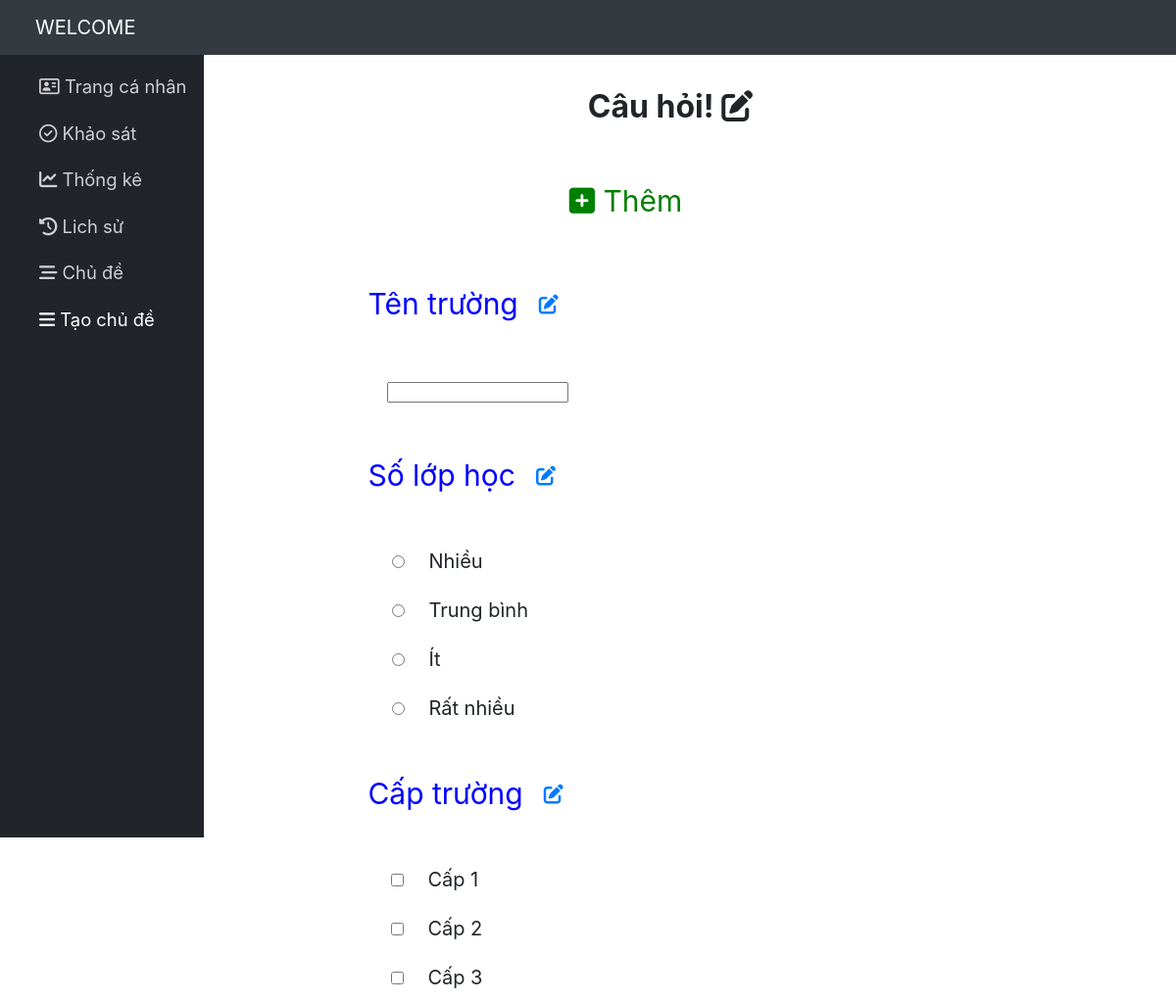
The app's page /admin/cauhoidangtao.php?id=1&ic=4 with its own data.
### tables this page shows
CREATE TABLE IF NOT EXISTS `cauhoi` (
`idcauhoi` int(11) NOT NULL,
  `thongtin` varchar(50) NOT NULL,
  `idloai` int(11) NOT NULL,
  `idchude` int(11) DEFAULT NULL
);

CREATE TABLE IF NOT EXISTS `traloi` (
`idtraloi` int(11) NOT NULL,
  `thongtin` varchar(50) NOT NULL,
  `idcauhoi` int(11) NOT NULL
);

### admin/cauhoidangtao.php (the view, shortened to what this page needs)
<?php
	$link = new mysqli('localhost','root','','moitruong') or die('ket noi that bai!');
	mysqli_query($link,'SET NAMES UTF8');
	include('m_top.php');
	$iduser=$_GET['id'];
	$ic=$_GET['ic'];
?>
<?php
	$query="SELECT idcauhoi,thongtin,idloai FROM cauhoi where idchude='$ic'";
	$result = mysqli_query($link,$query);
?>
<body>
	<header>
		<a class="logo" href="m_index.php">WELCOME</a>
	</header>
<ul class="thanhben">
	<li class="muc">
		<a class="trangcanhan" href="m_index.php?id=<?php echo $iduser ?>">
			<i class="far fa-address-card"></i>
			<span>Trang cá nhân</span>
        </a>
    </li>
	<li class="muc">
		<a class="khaosat" href="s_index.php?id=<?php echo $iduser ?>">
			<i class="far fa-check-circle"></i>
			<span>Khảo sát</span>
        </a>
    </li>
	<li class="muc">
		<a class="thongke" href="thongke.php?id=<?php echo $iduser ?>">
			<i class="fas fa-chart-line"></i>
			<span>Thống kê</span>
        </a>
    </li>
	<li class="muc">
		<a class="lichsu" href="lichsu.php?id=<?php echo $iduser ?>">
			<i class="fas fa-history"></i>
			<span>Lich sử</span>
        </a>
    </li>
	<li class="muc">
		<a class="chude" href="chude.php?id=<?php echo $iduser ?>">
			<i class="fas fa-stream"></i>
			<span>Chủ đề</span>
        </a>
    </li>
	<li class="muc">
		<a class="chude light" href="taochude.php?id=<?php echo $iduser ?>">
			<i class="fas fa-bars"></i>
			<span>Tạo chủ đề</span>
        </a>
    </li>
</ul>
<div class="index">
	<div class="tieude">
		<h1>Câu hỏi!   <i class="fas fa-edit"></i></h1>
	</div>
	<div class="them">
			<a class="isua" href="themchdt.php?id=<?php echo $iduser ?>&ic=<?php echo $ic ?>">
			<i class="fas fa-plus-square"></i>
			<span>Thêm</span>
			</a>
		</div>
	<div class="lthongke">
	<form action=""  method="post">
	<?php
			if(mysqli_num_rows($result)>0){
				while($row = mysqli_fetch_assoc($result)){ ?>
					<table>
					<tr>
						<td><p class = "cauhoi"><?php echo $row['thongtin']; ?></p></td>
						<td><a class="lichsu light" href="suachdt.php?id=<?php echo $iduser ?>&ic=<?php echo $ic;?>&ih=<?php echo $row['idcauhoi']; ?>">
						<i class="fas fa-edit"></i></h1>
						</a></td>
					</table>
					<?php
						$da=$row['idcauhoi'];
						$idloai=$row['idloai'];
						$query1="SELECT thongtin,idtraloi FROM traloi where idcauhoi=$da";
						$result1 = mysqli_query($link,$query1);?>
						<table class="ldapan">
						<?php while($row1 = mysqli_fetch_assoc($result1)){ ?>
							<tr>
								<td><input type="<?php if($idloai==1) {echo "radio";}
									else if($idloai==2){echo "checkbox";} else if($idloai==3){echo "text";}?>" name="<?php echo $da; ?>" value="<?php if($idloai!=3){echo $row1['idtraloi'];} ?>"></td>
								<td><?php if($idloai!=3){echo $row1['thongtin'];} ?></td>
							</tr>
							<?php
						}?>
						</table> <?php
				}
	}?>
	</form>
	</div>
</div>
<?php
	include('m_bottom.php');
?>

### admin/css/m_style.css (style rules this page uses)
body { margin: 0px; font-family: -apple-system, BlinkMacSystemFont, "Segoe UI", Roboto, "Helvetica Neue", Arial, "Noto Sans", sans-serif, "Apple Color Emoji", "Segoe UI Emoji", "Segoe UI Symbol", "Noto Color Emoji"; font-size: 1rem; font-weight: 400; line-height: 1.5; color: #212529; text-align: left; background-color: #fff; }
a { color: #007bff; text-decoration: none; background-color: transparent; }
header { background-color: #343a40; position: relative; padding: 0.5rem 1rem; width: 200vh; position:fixed; z-index:1; }
.logo { padding-top: 0.3125rem; padding-bottom: 0.3125rem; margin-right: 1rem; font-size: 1.25rem; line-height: inherit; white-space: nowrap; color: #fff; width:20%; display : inline-block; margin-left:20px; }
.thanhben { width: 14%; background-color: #212529; margin:0px; float:left; padding-top:3; height: 100vh; position:fixed; margin-top:55px; }
.muc { margin-top:40px; font-size: 1.15rem; margin-top: 20px; }
.muc a { color: rgb(209, 207, 209); }
.muc .light { color: #fff; }
.index { width:86%; position:absolute; margin-left:14%; margin-top:55px; }
table { border-collapse: collapse; text-align:center-left ; }
.thongtincn, tr, td { padding-right:50px; padding-top:10px; padding-bottom:10px; }
.thongtincn, tr, td { padding-right:20px; }
.tieude { width:100%; text-align:center; margin-top:30px; margin-bottom:50px; }
.lthongke { font-size:20px; margin-left:20%; }
.lthongke .cauhoi { font-size:1.5em; color: blue; }
.ldapan { margin-left:20px; }
.them { color:green; border: none; outline: none; float:none; cursor: pointer; background:white; font-size:30px; margin-left:40%; margin-top:20px; margin-bottom:20px; }
.them a { color:green; }

### records on screen
cauhoi: thongtin "Tên trường"
cauhoi: thongtin "Số lớp học"
traloi: thongtin "Nhiều"
traloi: thongtin "Trung bình"
traloi: thongtin "Ít"
traloi: thongtin "Rất nhiều"
cauhoi: thongtin "Cấp trường"
traloi: thongtin "Cấp 1"
traloi: thongtin "Cấp 2"
traloi: thongtin "Cấp 3"
